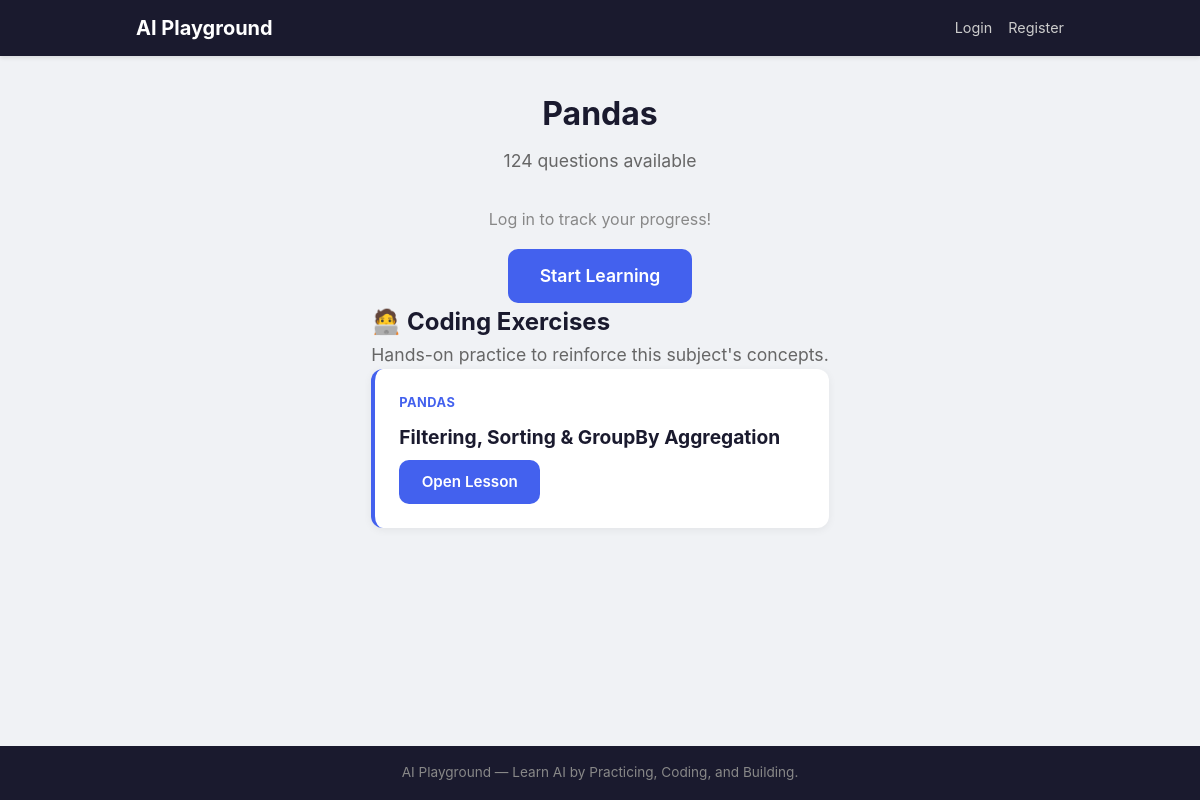
/subject/pandas/, run on the app's committed database.
### core/models.py (models this page shows, shortened)
class Subject(models.Model):
    name = models.CharField(max_length=100, unique=True)
    slug = models.SlugField(max_length=100, unique=True)
    order = models.PositiveIntegerField(default=0)
    class Meta:
        ordering = ['order', 'name']

class CodingLesson(models.Model):
    module = models.CharField(
        max_length=100,
        verbose_name='Module',
        help_text='The broader module, e.g. "Pandas".',
    )
    topic = models.CharField(
        max_length=200,
        verbose_name='Topic',
        help_text='The topic of this lesson, e.g. "Filtering & GroupBy".',
    )
    lesson_slug = models.SlugField(
        max_length=200,
        unique=True,
        verbose_name='Lesson Slug',
        help_text='URL-friendly lesson identifier, e.g. '
                  '"pandas-filtering-sorting-groupby-aggregation".',
    )
    subject = models.ForeignKey(
        Subject,
        on_delete=models.SET_NULL,
        related_name='coding_lessons',
        verbose_name='Subject',
        help_text='Optional: link this coding lesson to a subject so it '
                  'appears in that subject\'s learning flow.',
        null=True,
        blank=True,
    )
    created_at = models.DateTimeField(auto_now_add=True)
    updated_at = models.DateTimeField(auto_now=True)
    class Meta:
        ordering = ['module', 'topic']
        verbose_name = 'Coding Lesson'
        verbose_name_plural = 'Coding Lessons'

### core/views.py (the view, shortened to what this page needs)
def subject_detail(request, slug):
    subject = get_object_or_404(Subject, slug=slug)
    total = subject.questions.count()
    coding_lessons = subject.coding_lessons.all().order_by('module', 'topic')
    context = {
        'subject': subject,
        'question_count': total,
        'coding_lessons': coding_lessons,
    }
    return render(request, 'core/subject_detail.html', context)

### templates/core/subject_detail.html (shortened to what this page needs)
{% extends 'base.html' %}
{% block content %}
<div class="page-header">
    <h1>{{ subject.name }}</h1>
    <p class="subtitle">{{ question_count }} question{{ question_count|pluralize }} available</p>
</div>
<div class="action-area">
    {% if question_count == 0 %}
        <p class="empty-state">No questions have been added to this subject yet.</p>
    {% else %}
        {% if user.is_authenticated %}
            {% if all_completed %}
                <p class="completion-badge">✅ All questions completed! You can review them again.</p>
                <a href="{% url 'learn' subject.slug %}" class="btn btn-primary btn-lg">Review Again</a>
            {% else %}
                <a href="{% url 'learn' subject.slug %}" class="btn btn-primary btn-lg">
                    {% if completed_count > 0 %}
                        Continue Learning (Question {{ continue_number }})
                    {% else %}
                        Start Learning
                    {% endif %}
                </a>
            {% endif %}
        {% else %}
            <p class="login-prompt">Log in to track your progress!</p>
            <a href="{% url 'learn' subject.slug %}" class="btn btn-primary btn-lg">Start Learning</a>
        {% endif %}
    {% endif %}
</div>
{% if coding_lessons %}
    <div class="coding-lessons-section">
        <h2>🧑‍💻 Coding Exercises</h2>
        <p class="subtitle">Hands-on practice to reinforce this subject's concepts.</p>
        <div class="coding-exercise-list">
            {% for lesson in coding_lessons %}
                <div class="coding-exercise-card">
                    <div class="exercise-card-header">
                        <span class="exercise-number">{{ lesson.module }}</span>
                    </div>
                    <h2>{{ lesson.topic }}</h2>
                    <a href="{% url 'coding_lesson_detail' lesson.lesson_slug %}"
                       class="btn btn-primary">Open Lesson</a>
                </div>
            {% endfor %}
        </div>
    </div>
{% endif %}
{% endblock %}

### static/css/style.css (style rules this page uses)
*, *::before, *::after { box-sizing: border-box; margin: 0; padding: 0; }
body { font-family: -apple-system, BlinkMacSystemFont, 'Segoe UI', Roboto, Oxygen, Ubuntu, sans-serif; line-height: 1.6; color: #1a1a2e; background-color: #f0f2f5; min-height: 100vh; display: flex; flex-direction: column; }
.page-header { text-align: center; margin-bottom: 2rem; }
.page-header h1 { font-size: 2rem; color: #1a1a2e; margin-bottom: 0.5rem; }
.subtitle { color: #666; font-size: 1.1rem; }
.btn { display: inline-block; padding: 0.6rem 1.4rem; border-radius: 10px; font-size: 0.95rem; font-weight: 600; text-decoration: none; cursor: pointer; border: none; transition: background 0.2s, transform 0.15s, box-shadow 0.2s; }
.btn-primary { background: #4361ee; color: #fff; }
.btn-lg { padding: 0.8rem 2rem; font-size: 1.1rem; }
.action-area { text-align: center; margin-top: 2rem; }
.login-prompt { color: #888; margin-bottom: 1rem; }
.coding-exercise-list { display: flex; flex-direction: column; gap: 1rem; margin-bottom: 1.5rem; }
.coding-exercise-card { background: #fff; border-radius: 12px; padding: 1.5rem; box-shadow: 0 2px 8px rgba(0,0,0,0.06); border-left: 4px solid #4361ee; }
.exercise-card-header { display: flex; justify-content: space-between; align-items: center; margin-bottom: 0.5rem; }
.exercise-number { font-weight: 700; color: #4361ee; text-transform: uppercase; font-size: 0.8rem; letter-spacing: 0.5px; }
.coding-exercise-card h2 { font-size: 1.2rem; color: #1a1a2e; margin-bottom: 0.5rem; }

### data on the page
Subject: name "Pandas"
CodingLesson: module "PANDAS", topic "Filtering, Sorting & GroupBy Aggregation"

### other printed values
{{ question_count }} "124"
